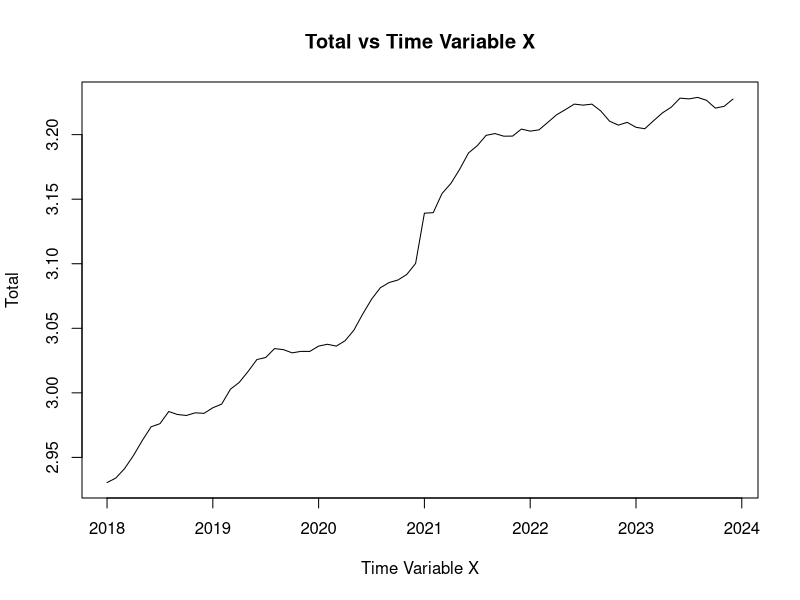
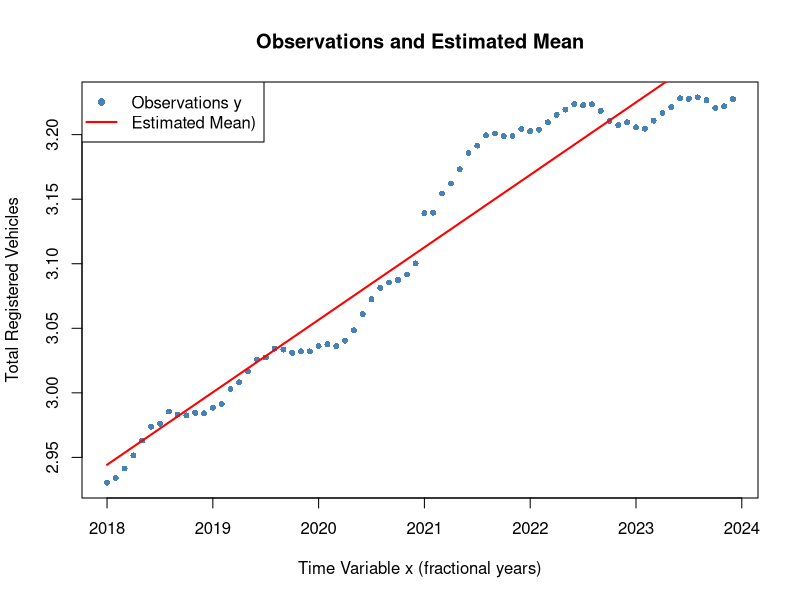

R code for these plots, in order:
## ---- chunk 1
### Read training data
#! Perhaps you need to set the working directory!?
#setwd("/home/pbac/g/course02417/2025/assignment1")
D <- read.csv("DST_BIL54.csv")
str(D)

# See the help
?strftime
D$time <- as.POSIXct(paste0(D$time,"-01"), "%Y-%m-%d", tz="UTC")
D$time
class(D$time)

## Year to month for each of them
D$year <- 1900 + as.POSIXlt(D$time)$year + as.POSIXlt(D$time)$mon / 12

## Make the output variable a floating point (i.e.\ decimal number)
D$total <- as.numeric(D$total) / 1E6

## Divide intro train and test set
teststart <- as.POSIXct("2024-01-01", tz="UTC")
Dtrain <- D[D$time < teststart, ]
Dtest <- D[D$time >= teststart, ]
## ---- chunk 2
Dtrain
## ---- chunk 3
dates <- as.Date(Dtrain$time)

# Create x 
Dtrain$x <- as.numeric(format(Dtrain$time, "%Y")) + 
            (as.numeric(format(Dtrain$time, "%m")) - 1) / 12
## ---- chunk 4
# Plot training data vs x

variable_of_interest = Dtrain$total
plot(Dtrain$x, variable_of_interest, type = "l", xlab = "Time Variable X", 
     ylab = "Total", main = "Total vs Time Variable X")

## ---- chunk 5
# Basic statistics
cat("Start value (2018-01):", Dtrain$total[1], "\n") 
cat("End value (2023-12):", tail(Dtrain$total, 1), "\n")
cat("Total growth:", tail(Dtrain$total, 1) - Dtrain$total[1], "\n")
cat("Monthly observations:", nrow(Dtrain), "\n")
cat("Average monthly growth:", mean(diff(Dtrain$total)), "\n")
cat("Annual growth rate:", mean(diff(Dtrain$total)) * 12, "\n")

# Linear trend fit (R² for predictability)
fit <- lm(total ~ x, data = Dtrain)
cat("Linear model R²:", round(summary(fit)$r.squared, 3), "\n")

# Print results
print(fit)
## ---- chunk 6
head(Dtrain[, c("x", "total")], 3)
## ---- chunk 7
y <- Dtrain$total
X <- cbind(1, Dtrain$x)

thetahat <- solve(t(X) %*% X) %*% t(X) %*% y

thetahat

## ---- chunk 8

# Step 1: Residuals
residuals <- y - X %*% thetahat

# Step 2: Estimate sigma^2 (residual variance)
n <- nrow(X)           # 72 observations
p <- ncol(X)           # 2 parameters
sigma2_hat <- sum(residuals^2) / (n - p)  # unbiased estimator

# Step 3: Variance-covariance matrix of thetahat
V_theta <- sigma2_hat * solve(t(X) %*% X)

# Step 4: Standard errors = sqrt(diag(V_theta))
se_theta1 <- sqrt(V_theta[1,1])  # σ̂_θ₁
se_theta2 <- sqrt(V_theta[2,2])  # σ̂_θ₂

se_theta1

se_theta2
## ---- chunk 9
fitted_mean <- X %*% thetahat  # μ̂(x) for all training points

plot(Dtrain$x, Dtrain$total, 
     pch = 16, col = "steelblue", cex = 0.8,
     xlab = "Time Variable x (fractional years)",
     ylab = "Total Registered Vehicles",
     main = "Observations and Estimated Mean")

lines(Dtrain$x, fitted_mean, col = "red", lwd = 2)

# Legend
legend("topleft", 
       legend = c("Observations y", "Estimated Mean)"), 
       pch = c(16, NA), 
       lty = c(NA, 1), 
       col = c("steelblue", "red"), 
       lwd = c(NA, 2))

## ---- chunk 10
# Test set: 2024-Jan to Dec

# Create x 
Dtest$x <- as.numeric(format(Dtest$time, "%Y")) + 
            (as.numeric(format(Dtest$time, "%m")) - 1) / 12

X_test <- cbind(1, Dtest$x)

# Predictions + 95% prediction intervals
yhat_test <- X_test %*% thetahat

se_pred_test <- sqrt(sigma2_hat + diag(X_test %*% V_theta %*% t(X_test)))
t_crit <- qt(0.975, df = nrow(X) - ncol(X))  # 95% critical t-value
pred_int <- cbind(
  lower = yhat_test - t_crit * se_pred_test,
  upper = yhat_test + t_crit * se_pred_test
)

# Forecast table using Dtest months
forecast_table <- data.frame(
  Month = format(Dtest$time, "%b %Y"),
  x = round(Dtest$x, 3),
  Actual = round(Dtest$total, 3),
  Forecast = round(yhat_test, 3),
  `Lower 95%` = round(pred_int[,1], 3),
  `Upper 95%` = round(pred_int[,2], 3)
)
print(forecast_table, row.names = FALSE)
## ---- chunk 11
# TOD
## ---- chunk 12
# Todo
